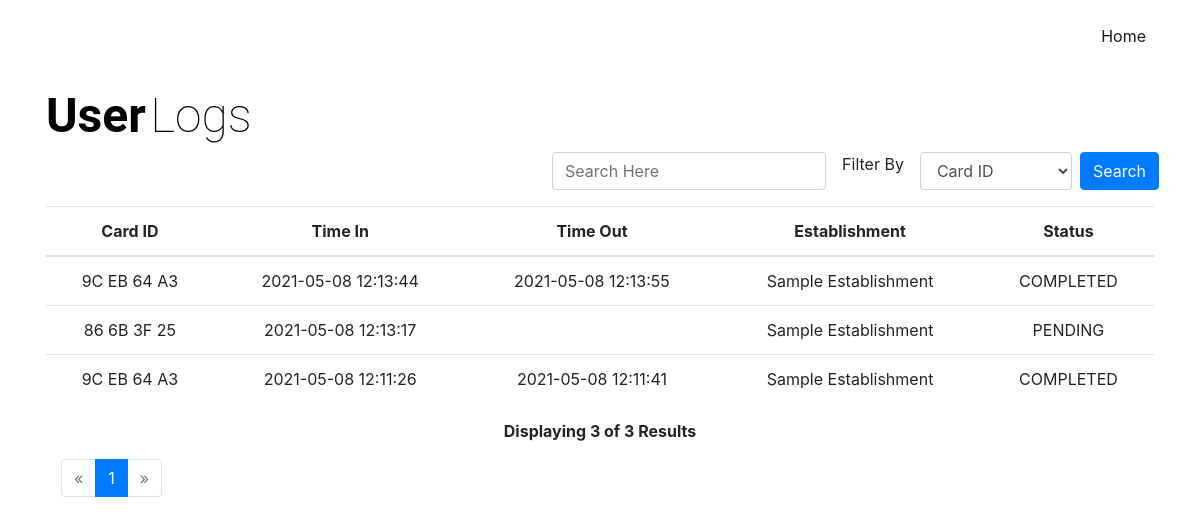
Screenshot of /list_logs.php with the database file from the repository.
### tables this page shows
CREATE TABLE IF NOT EXISTS `transaction_tbl` (
  `id` int(255) NOT NULL AUTO_INCREMENT,
  `card_id` varchar(255) NOT NULL,
  `in_time` datetime NOT NULL,
  `out_time` datetime DEFAULT NULL,
  `est_name` varchar(255) NOT NULL,
  `transact_status` varchar(255) NOT NULL DEFAULT 'PENDING',
  PRIMARY KEY (`id`)
);

### resources/class/viewOnly.php (the view, shortened to what this page needs)
<?php
class viewOnly extends config{
      public function viewLogs(){
        $url = basename($_SERVER['SCRIPT_FILENAME']);
        $con = $this->con();
        $sql = "SELECT * FROM `transaction_tbl` WHERE 1";
        $data =$con->prepare($sql);
        $data->execute();
        $result = $data->fetchAll(PDO::FETCH_ASSOC);
         $limit = 10;
         if (!isset($_GET['page'])) {
               $page = 1;
           } else{
               $page = $_GET['page'];
         }
         $start = ($page-1)*$limit;
         $total_results = $data->rowCount();
         $total_pages = ceil($total_results/$limit);
         $sql2 = "SELECT * FROM `transaction_tbl` WHERE 1 ORDER BY `id` DESC LIMIT $start,$limit";
         $data2 = $con->prepare($sql2);
         $data2->execute();
         $result2 = $data2->fetchAll(PDO::FETCH_ASSOC);
         $pageResults = $data2->rowCount();
        echo "<table style='width:100%' class='table text-center'>";
        echo "
        <thead>
        <tr>
        <th>Card ID</th>
        <th>Time In</th>
        <th>Time Out</th>
        <th>Establishment</th>
        <th>Status</th>
        </tr>
        </thead>
        <tbody>";
        foreach ($result2  as $res){
            echo "<tr>";
            echo "<td style='text-align: center'>$res[card_id]</td>";
            echo "<td style='text-align: center'>$res[in_time]</td>";
            echo "<td style='text-align: center'>$res[out_time]</td>";
            echo "<td style='text-align: center'>$res[est_name]</td>";
            echo "<td style='text-align: center'>$res[transact_status]</td>";
            echo "</tr>";
          }
          echo "
          </tbody>
          </table>
          ";
          echo '<div class = "container text-center mb-3 mt-2">';
           if (isset($_GET['page'])) {
             if ($_GET['page'] == 1) {
               echo '<strong>Displaying '.$pageResults.' of '.$total_results.' Results</strong>';
             }else if($_GET['page'] > 1){
               $thispage =  $_GET['page'];
               $x = $limit*$thispage;
               $y = $x - $limit;
               $total = $y + $pageResults;
               echo '<strong>Displaying '.$total.' of '.$total_results.' Results</strong>';
             }
           }else {
             echo '<strong>Displaying '.$pageResults.' of '.$total_results.' Results</strong>';
           }
           echo '</div>';
           echo '<div class="container">';
           $pagination = new pagination($total_pages,$page,$url);
           $pagination->paginationAll();
           echo '</div>';
      }
}
?>

### list_logs.php (shortened to what this page needs)
<!DOCTYPE html>
<html lang="en">
   <head>
      <link rel="stylesheet" href="https://maxcdn.bootstrapcdn.com/bootstrap/4.0.0/css/bootstrap.min.css">
   <body>
    <div class="container-fluid">
    <div class="container p-3">
      <nav class="navbar navbar-expand-lg navbar-light bg-none p-0">
        <div class="collapse navbar-collapse" id="navbarNavAltMarkup">
          <div class="navbar-nav ml-auto">
            <a class="nav-item nav-link active" href="http://localhost:80/Contact_tracing/index.php">Home</a>
          </div>
        </div>
      </nav>
      <div class="heading pt-4">
        <span class="h-1">User</span>
        <span class="h-2">Logs</span>
        <form class="" action="" method="get">
          <div class="form-row float-lg-right">
            <div class="pl-2 pb-2">
              <input type="text" class="form-control" id="inlineFormInputGroup" name="search" placeholder="Search Here" autocomplete="off">
            </div>
            <label class="mx-3" for="ControlSelect">Filter By</label>
            <div class="form-group">
              <select class="form-control" name="filter" id="ControlSelect">
                <option value="card_id">Card ID</option>
              </select>
            </div>
            <div class="pl-2 pb-2">
             <input type="submit" class="btn btn-primary mb-2" name="submitL" value="Search">
            </div>
          </div>
        </form>
      </div>
      <?php viewAllLogs(); ?>
    </div>
    </div>
   </body>
</html>

### resources/php/functions.php (shortened to what this page needs)
<?php
  function viewAllLogs(){
    if (isset($_GET['submitL'])){
      $search = $_GET['search'];
      $filter = $_GET['filter'];
      $viewOnly = new viewOnly($search,$filter);
      $viewOnly->searchLogs();
    }else{
    $viewOnly = new viewOnly();
    $viewOnly->viewLogs();
  }
  }
 ?>

### resources/class/pagination.php (shortened to what this page needs)
<?php
class pagination{
  public $total_pages;
  public $page;
  public $url;
  public function __construct($total_pages=null,$page=null,$url=null){
    $this->total_pages = $total_pages;
    $this->page = $page;
    $this->url = $url;
  }
  public function paginationAll(){
      $total_pages = $this->total_pages;
      $page = $this->page;
      $url = $this->url;
      $adjacents = 2;
      $plimit = 1;
      $prev = $page - 1;
      $next = $page + 1;
      $lastpage = ceil($total_pages/$plimit);
      $pagination = "";
      if($lastpage >= 1)
      {
        $pagination .= '<ul class=\'pagination justify-content-xs-center\'>';
        if ($page > 1)
          $pagination.= '<li class="page-item"><a class ="page-link" href=\''.$url.'?page='.$prev.'\'>&laquo;</a></li>';
        else
          $pagination.= '<li class="page-item disabled"><a class ="page-link" href="">&laquo;</a></li>';
        if ($lastpage < 7 + ($adjacents * 2))
        {
          for ($counter = 1; $counter <= $lastpage; $counter++)
          {
            if ($counter == $page)
              $pagination.= '<li class="page-item active"><a class="page-link" href="#">'.$counter.'<span class="sr-only">(current)</span></a></li>';
            else
              $pagination.= '<li class="page-item"><a class="page-link" href=\''.$url.'?page='.$counter.'\'>'.$counter.'</a></li>';
          }
        }
        if ($page < $counter - 1)
          $pagination.= '<li class="page-item"><a class ="page-link" href=\''.$url.'?page='.$next.'\'>&raquo;</a></li>';
        else
          $pagination.=  '<li class="page-item disabled"><a class ="page-link" href="">&raquo;</a></li>';
        $pagination.= "</ul>\n";
      }
      echo $pagination;
  }
}
?>

### list_logs.php (style rules this page uses)
.container-fluid { min-height: 90vh; }
.h-1 { color: black; font-size: 300%; font-family: 'Roboto', sans-serif; font-weight: bold; }
.h-2 { color: black; font-size: 300%; font-family: 'Roboto', sans-serif; font-weight: lighter; }

### rows the page displays
transaction_tbl: card "9C EB 64 A3", in_time "2021-05-08 12:13:44", out_time "2021-05-08 12:13:55", est_name "Sample Establishment", transact_status "COMPLETED"
transaction_tbl: card "86 6B 3F 25", in_time "2021-05-08 12:13:17", est_name "Sample Establishment", transact_status "PENDING"
transaction_tbl: card "9C EB 64 A3", in_time "2021-05-08 12:11:26", out_time "2021-05-08 12:11:41", est_name "Sample Establishment", transact_status "COMPLETED"

### other values shown
$pageResults "3"
$total_results "3"
